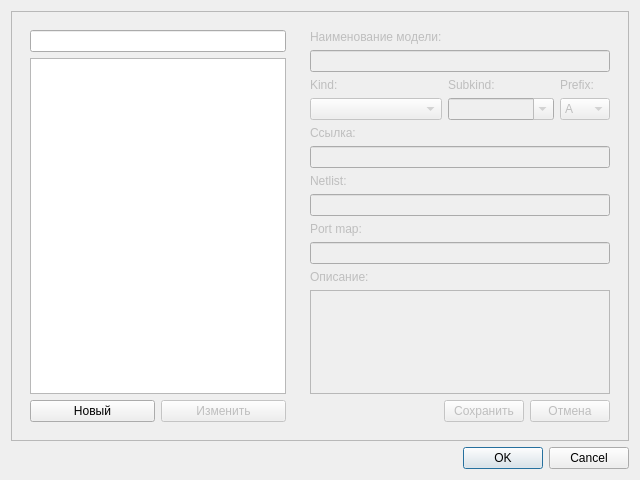
<?xml version="1.0" encoding="UTF-8"?>
<ui version="4.0">
 <class>Dialog</class>
 <widget class="QDialog" name="Dialog">
  <property name="geometry">
   <rect>
    <x>0</x>
    <y>0</y>
    <width>640</width>
    <height>480</height>
   </rect>
  </property>
  <property name="windowTitle">
   <string>Model Manager</string>
  </property>
  <layout class="QVBoxLayout" name="verticalLayout">
   <item>
    <widget class="QFrame" name="mainframe">
     <property name="frameShape">
      <enum>QFrame::StyledPanel</enum>
     </property>
     <property name="frameShadow">
      <enum>QFrame::Raised</enum>
     </property>
     <layout class="QHBoxLayout" name="horizontalLayout">
      <item>
       <widget class="QWidget" name="listWidget" native="true">
        <property name="sizePolicy">
         <sizepolicy hsizetype="Maximum" vsizetype="Preferred">
          <horstretch>0</horstretch>
          <verstretch>0</verstretch>
         </sizepolicy>
        </property>
        <layout class="QVBoxLayout" name="verticalLayout_2">
         <item>
          <widget class="QLineEdit" name="filterEdit"/>
         </item>
         <item>
          <widget class="QListWidget" name="modelList"/>
         </item>
         <item>
          <widget class="QWidget" name="buttonsWidgetLeft" native="true">
           <layout class="QHBoxLayout" name="horizontalLayout_2">
            <property name="margin">
             <number>0</number>
            </property>
            <item>
             <widget class="QPushButton" name="newButton">
              <property name="text">
               <string>Новый</string>
              </property>
             </widget>
            </item>
            <item>
             <widget class="QPushButton" name="editButton">
              <property name="enabled">
               <bool>false</bool>
              </property>
              <property name="text">
               <string>Изменить</string>
              </property>
             </widget>
            </item>
           </layout>
          </widget>
         </item>
        </layout>
       </widget>
      </item>
      <item>
       <widget class="QWidget" name="infoWidget" native="true">
        <property name="enabled">
         <bool>false</bool>
        </property>
        <property name="sizePolicy">
         <sizepolicy hsizetype="MinimumExpanding" vsizetype="Preferred">
          <horstretch>0</horstretch>
          <verstretch>0</verstretch>
         </sizepolicy>
        </property>
        <layout class="QGridLayout" name="gridLayout">
         <item row="0" column="0">
          <widget class="QLabel" name="nameLabel">
           <property name="text">
            <string>Наименование модели:</string>
           </property>
          </widget>
         </item>
         <item row="1" column="0" colspan="4">
          <widget class="QLineEdit" name="nameEdit"/>
         </item>
         <item row="2" column="0">
          <widget class="QLabel" name="kindLabel">
           <property name="text">
            <string>Kind:</string>
           </property>
          </widget>
         </item>
         <item row="7" column="0">
          <widget class="QLabel" name="linkLabel">
           <property name="text">
            <string>Ссылка:</string>
           </property>
          </widget>
         </item>
         <item row="13" column="0">
          <widget class="QLabel" name="descriptionLabel">
           <property name="text">
            <string>Описание:</string>
           </property>
          </widget>
         </item>
         <item row="14" column="0" colspan="4">
          <widget class="QPlainTextEdit" name="descriptionEdit"/>
         </item>
         <item row="15" column="0" colspan="4">
          <widget class="QWidget" name="buttonsWidgetRight" native="true">
           <layout class="QHBoxLayout" name="horizontalLayout_5">
            <property name="margin">
             <number>0</number>
            </property>
            <item>
             <spacer name="horizontalSpacer">
              <property name="orientation">
               <enum>Qt::Horizontal</enum>
              </property>
              <property name="sizeHint" stdset="0">
               <size>
                <width>40</width>
                <height>20</height>
               </size>
              </property>
             </spacer>
            </item>
            <item>
             <widget class="QPushButton" name="saveButton">
              <property name="text">
               <string>Сохранить</string>
              </property>
             </widget>
            </item>
            <item>
             <widget class="QPushButton" name="cancelButton">
              <property name="text">
               <string>Отмена</string>
              </property>
             </widget>
            </item>
           </layout>
          </widget>
         </item>
         <item row="8" column="0" colspan="4">
          <widget class="QLineEdit" name="linkEdit"/>
         </item>
         <item row="4" column="1" colspan="2">
          <widget class="QComboBox" name="subkindBox">
           <property name="editable">
            <bool>true</bool>
           </property>
          </widget>
         </item>
         <item row="4" column="0">
          <widget class="QComboBox" name="kindBox">
           <property name="currentIndex">
            <number>-1</number>
           </property>
           <item>
            <property name="text">
             <string>General</string>
            </property>
           </item>
           <item>
            <property name="text">
             <string>Current Source</string>
            </property>
           </item>
           <item>
            <property name="text">
             <string>Initial Condition</string>
            </property>
           </item>
           <item>
            <property name="text">
             <string>Switch</string>
            </property>
           </item>
           <item>
            <property name="text">
             <string>Transistor</string>
            </property>
           </item>
           <item>
            <property name="text">
             <string>Transmission Line</string>
            </property>
           </item>
           <item>
            <property name="text">
             <string>Voltage Source</string>
            </property>
           </item>
          </widget>
         </item>
         <item row="4" column="3">
          <widget class="QComboBox" name="prefixBox">
           <item>
            <property name="text">
             <string>A</string>
            </property>
           </item>
           <item>
            <property name="text">
             <string>B</string>
            </property>
           </item>
           <item>
            <property name="text">
             <string>C</string>
            </property>
           </item>
           <item>
            <property name="text">
             <string>D</string>
            </property>
           </item>
           <item>
            <property name="text">
             <string>E</string>
            </property>
           </item>
           <item>
            <property name="text">
             <string>F</string>
            </property>
           </item>
           <item>
            <property name="text">
             <string>G</string>
            </property>
           </item>
           <item>
            <property name="text">
             <string>H</string>
            </property>
           </item>
           <item>
            <property name="text">
             <string>G</string>
            </property>
           </item>
           <item>
            <property name="text">
             <string>K</string>
            </property>
           </item>
           <item>
            <property name="text">
             <string>L</string>
            </property>
           </item>
           <item>
            <property name="text">
             <string>M</string>
            </property>
           </item>
           <item>
            <property name="text">
             <string>O</string>
            </property>
           </item>
           <item>
            <property name="text">
             <string>Q</string>
            </property>
           </item>
           <item>
            <property name="text">
             <string>R</string>
            </property>
           </item>
           <item>
            <property name="text">
             <string>S</string>
            </property>
           </item>
           <item>
            <property name="text">
             <string>T</string>
            </property>
           </item>
           <item>
            <property name="text">
             <string>U</string>
            </property>
           </item>
           <item>
            <property name="text">
             <string>V</string>
            </property>
           </item>
           <item>
            <property name="text">
             <string>W</string>
            </property>
           </item>
           <item>
            <property name="text">
             <string>X</string>
            </property>
           </item>
           <item>
            <property name="text">
             <string>Y</string>
            </property>
           </item>
           <item>
            <property name="text">
             <string>Z</string>
            </property>
           </item>
          </widget>
         </item>
         <item row="2" column="1">
          <widget class="QLabel" name="subkindLabel">
           <property name="text">
            <string>Subkind:</string>
           </property>
          </widget>
         </item>
         <item row="2" column="3">
          <widget class="QLabel" name="prefixLabel_2">
           <property name="text">
            <string>Prefix:</string>
           </property>
          </widget>
         </item>
         <item row="9" column="0">
          <widget class="QLabel" name="netlistLabel">
           <property name="text">
            <string>Netlist:</string>
           </property>
          </widget>
         </item>
         <item row="10" column="0" colspan="4">
          <widget class="QLineEdit" name="netlistEdit"/>
         </item>
         <item row="11" column="0">
          <widget class="QLabel" name="portmapLabel">
           <property name="text">
            <string>Port map:</string>
           </property>
          </widget>
         </item>
         <item row="12" column="0" colspan="4">
          <widget class="QLineEdit" name="portmapEdit"/>
         </item>
        </layout>
       </widget>
      </item>
     </layout>
    </widget>
   </item>
   <item>
    <widget class="QDialogButtonBox" name="buttonBox">
     <property name="orientation">
      <enum>Qt::Horizontal</enum>
     </property>
     <property name="standardButtons">
      <set>QDialogButtonBox::Cancel|QDialogButtonBox::Ok</set>
     </property>
    </widget>
   </item>
  </layout>
 </widget>
 <resources/>
 <connections>
  <connection>
   <sender>buttonBox</sender>
   <signal>accepted()</signal>
   <receiver>Dialog</receiver>
   <slot>accept()</slot>
   <hints>
    <hint type="sourcelabel">
     <x>248</x>
     <y>254</y>
    </hint>
    <hint type="destinationlabel">
     <x>157</x>
     <y>274</y>
    </hint>
   </hints>
  </connection>
  <connection>
   <sender>buttonBox</sender>
   <signal>rejected()</signal>
   <receiver>Dialog</receiver>
   <slot>reject()</slot>
   <hints>
    <hint type="sourcelabel">
     <x>316</x>
     <y>260</y>
    </hint>
    <hint type="destinationlabel">
     <x>286</x>
     <y>274</y>
    </hint>
   </hints>
  </connection>
 </connections>
</ui>
